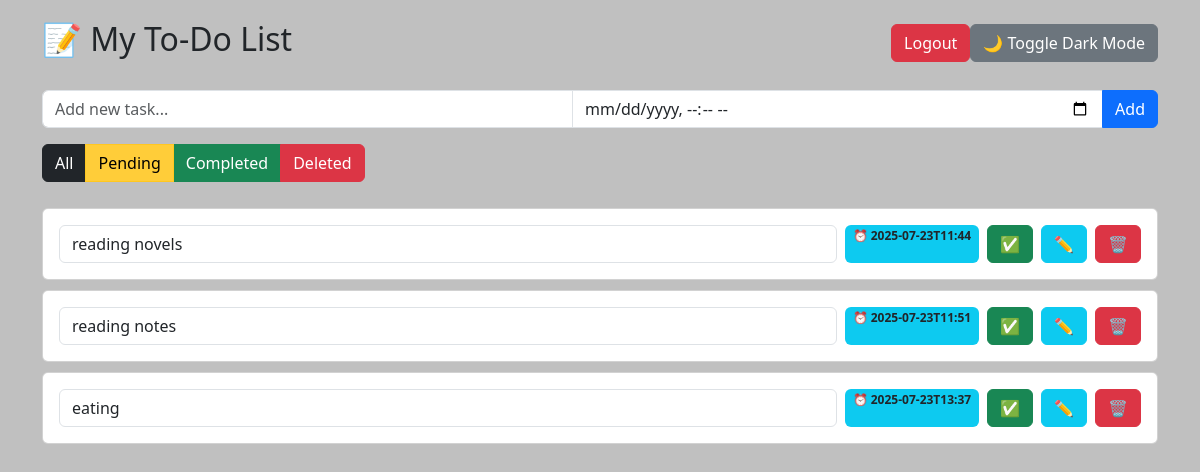
/ (signed in), run on the app's committed database.
### tables this page shows
CREATE TABLE todos (
                id INTEGER PRIMARY KEY AUTOINCREMENT,
                user_id INTEGER,
                text TEXT NOT NULL,
                status TEXT DEFAULT 'pending',
                deadline TEXT,
                position INTEGER,
                created_at TEXT DEFAULT CURRENT_TIMESTAMP,
                FOREIGN KEY (user_id) REFERENCES users(id)
            );

### app.py (the view)
@app.route('/')
def index():
    if 'user_id' not in session:
        return redirect(url_for('login'))
    filter_status = request.args.get('filter', 'pending')
    with sqlite3.connect(DATABASE) as conn:
        conn.row_factory = sqlite3.Row  # ✅ Convert tuples to dict-like rows
        cursor = conn.cursor()
        if filter_status == 'all':
            tasks = cursor.execute(
                "SELECT * FROM todos WHERE user_id = ? ORDER BY position",
                (session['user_id'],)
            ).fetchall()
        else:
            tasks = cursor.execute(
                "SELECT * FROM todos WHERE user_id = ? AND status = ? ORDER BY position",
                (session['user_id'], filter_status)
            ).fetchall()
    return render_template('index.html', tasks=tasks, current_filter=filter_status)

### templates/index.html (shortened to what this page needs)
<!DOCTYPE html>
<html lang="en">
<head>
    <link href="https://cdn.jsdelivr.net/npm/bootstrap@5.3.0/dist/css/bootstrap.min.css" rel="stylesheet" />
</head>
<body>
    <div class="container">
        <div class="d-flex justify-content-between align-items-center mb-4">
            <h2 class="text-center">📝 My To-Do List</h2>
            <div>
                <button class="btn btn-secondary dark-toggle" onclick="toggleDarkMode()">🌙 Toggle Dark Mode</button>
                <a href="/logout" class="btn btn-danger ms-2">Logout</a>
            </div>
        </div>
        <form method="POST" action="/add" class="input-group mb-3">
            <input type="text" name="text" class="form-control" placeholder="Add new task..." required />
            <input type="datetime-local" name="deadline" class="form-control" />
            <button type="submit" class="btn btn-primary">Add</button>
        </form>
        <div class="btn-group mb-3">
            <a href="/?filter=all" class="btn btn-dark {% if current_filter == 'all' %}active{% endif %}">All</a>
            <a href="/?filter=pending" class="btn btn-warning {% if current_filter == 'pending' %}active{% endif %}">Pending</a>
            <a href="/?filter=completed" class="btn btn-success {% if current_filter == 'completed' %}active{% endif %}">Completed</a>
            <a href="/?filter=deleted" class="btn btn-danger {% if current_filter == 'deleted' %}active{% endif %}">Deleted</a>
        </div>
        <div id="task-list">
            {% for todo in tasks %}
            <div class="card" data-id="{{ todo['id'] }}" draggable="true">
                <div class="card-body d-flex justify-content-between align-items-center">
                    <form method="POST" action="/edit/{{ todo['id'] }}" class="d-flex w-100">
                        {% if todo['status'] == 'completed' %}
                        <input
                            class="form-control me-2"
                            name="edited_task"
                            value="{{ todo['text'] }}"
                            readonly
                            style="text-decoration: line-through;"
                        />
                        {% else %}
                        <input class="form-control me-2" name="edited_task" value="{{ todo['text'] }}" />
                        {% endif %}
                        {% if todo['deadline'] %}
                        <span class="badge bg-info text-dark me-2">⏰ {{ todo['deadline'] }}</span>
                        {% endif %}
                        {% if todo['status'] != 'deleted' %}
                        <a href="/complete/{{ todo['id'] }}" class="btn btn-success me-2">✅</a>
                        <button class="btn btn-info me-2" type="submit">✏️</button>
                        <a href="/delete/{{ todo['id'] }}" class="btn btn-danger">🗑️</a>
                        {% endif %}
                    </form>
                </div>
            </div>
            {% endfor %}
        </div>
    </div>
</body>
</html>

### templates/index.html (style rules this page uses)
body { background-color: silver; padding: 20px; transition: background-color 0.3s, color 0.3s; }
.card { margin: 10px 0; cursor: grab; }
.dark-toggle { float: right; }

### data on the page
todos: edited_task "reading novels", deadline "2025-07-23T11:44"
todos: edited_task "reading notes", deadline "2025-07-23T11:51"
todos: edited_task "eating", deadline "2025-07-23T13:37"
